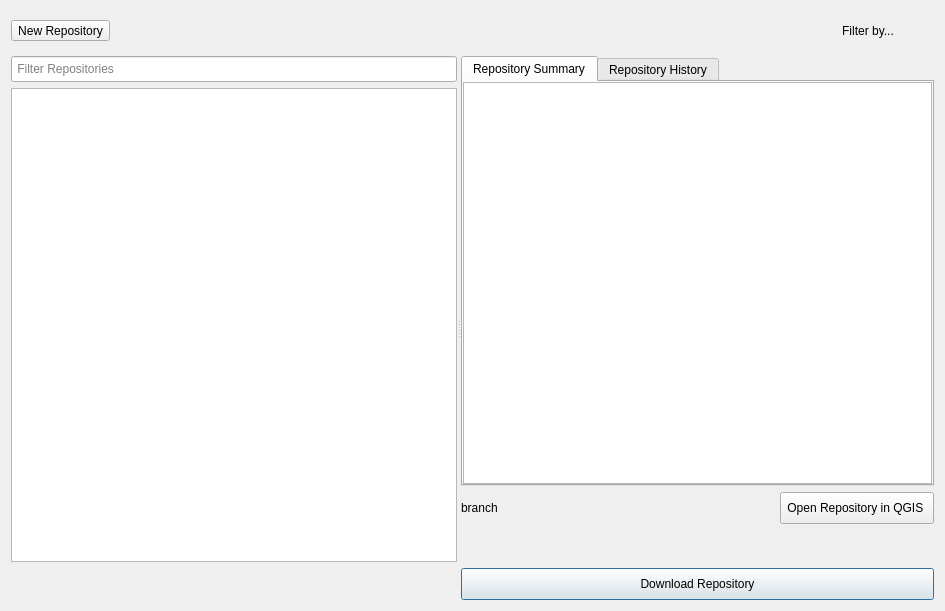
<?xml version="1.0" encoding="UTF-8"?>
<ui version="4.0">
 <class>NavigatorDialog</class>
 <widget class="QDialog" name="NavigatorDialog">
  <property name="geometry">
   <rect>
    <x>0</x>
    <y>0</y>
    <width>945</width>
    <height>611</height>
   </rect>
  </property>
  <property name="windowTitle">
   <string>GeoGig Navigator</string>
  </property>
  <layout class="QVBoxLayout" name="verticalLayout_7">
   <item>
    <layout class="QHBoxLayout" name="horizontalLayout">
     <item>
      <widget class="QToolButton" name="newVersioRepoButton">
       <property name="maximumSize">
        <size>
         <width>150</width>
         <height>16777215</height>
        </size>
       </property>
       <property name="text">
        <string>New Repository</string>
       </property>
       <property name="icon">
        <iconset resource="resources/geogigclient_resources.qrc">
         <normaloff>:/icon/new-repo.png</normaloff>:/icon/new-repo.png</iconset>
       </property>
       <property name="toolButtonStyle">
        <enum>Qt::ToolButtonTextBesideIcon</enum>
       </property>
       <property name="autoRaise">
        <bool>false</bool>
       </property>
      </widget>
     </item>
     <item>
      <spacer name="horizontalSpacer">
       <property name="orientation">
        <enum>Qt::Horizontal</enum>
       </property>
       <property name="sizeHint" stdset="0">
        <size>
         <width>40</width>
         <height>20</height>
        </size>
       </property>
      </spacer>
     </item>
     <item>
      <widget class="QWidget" name="filterWidget" native="true">
       <property name="sizePolicy">
        <sizepolicy hsizetype="Preferred" vsizetype="Fixed">
         <horstretch>0</horstretch>
         <verstretch>0</verstretch>
        </sizepolicy>
       </property>
       <property name="minimumSize">
        <size>
         <width>100</width>
         <height>0</height>
        </size>
       </property>
       <layout class="QHBoxLayout" name="horizontalLayout_3">
        <item>
         <widget class="QToolButton" name="filterButton">
          <property name="sizePolicy">
           <sizepolicy hsizetype="Preferred" vsizetype="Preferred">
            <horstretch>0</horstretch>
            <verstretch>0</verstretch>
           </sizepolicy>
          </property>
          <property name="text">
           <string>Filter by...</string>
          </property>
          <property name="icon">
           <iconset resource="resources/geogigclient_resources.qrc">
            <normaloff>:/icon/filter.png</normaloff>:/icon/filter.png</iconset>
          </property>
          <property name="toolButtonStyle">
           <enum>Qt::ToolButtonTextBesideIcon</enum>
          </property>
          <property name="autoRaise">
           <bool>true</bool>
          </property>
         </widget>
        </item>
        <item>
         <widget class="QToolButton" name="clearFilterButton">
          <property name="text">
           <string/>
          </property>
          <property name="icon">
           <iconset resource="resources/geogigclient_resources.qrc">
            <normaloff>:/icon/Close.png</normaloff>:/icon/Close.png</iconset>
          </property>
          <property name="iconSize">
           <size>
            <width>10</width>
            <height>10</height>
           </size>
          </property>
          <property name="autoRaise">
           <bool>true</bool>
          </property>
         </widget>
        </item>
       </layout>
      </widget>
     </item>
    </layout>
   </item>
   <item>
    <widget class="QSplitter" name="splitter">
     <property name="orientation">
      <enum>Qt::Horizontal</enum>
     </property>
     <widget class="QWidget" name="layoutWidget">
      <layout class="QVBoxLayout" name="verticalLayout_5">
       <item>
        <widget class="QWidget" name="leftWidget" native="true">
         <property name="sizePolicy">
          <sizepolicy hsizetype="MinimumExpanding" vsizetype="Preferred">
           <horstretch>0</horstretch>
           <verstretch>0</verstretch>
          </sizepolicy>
         </property>
         <property name="minimumSize">
          <size>
           <width>0</width>
           <height>0</height>
          </size>
         </property>
         <property name="maximumSize">
          <size>
           <width>16777215</width>
           <height>16777215</height>
          </size>
         </property>
         <layout class="QVBoxLayout" name="verticalLayout_3">
          <property name="spacing">
           <number>6</number>
          </property>
          <property name="margin">
           <number>0</number>
          </property>
          <item>
           <layout class="QHBoxLayout" name="horizontalLayout_4">
            <item>
             <widget class="QLineEdit" name="filterBox">
              <property name="sizePolicy">
               <sizepolicy hsizetype="Expanding" vsizetype="Preferred">
                <horstretch>0</horstretch>
                <verstretch>0</verstretch>
               </sizepolicy>
              </property>
              <property name="minimumSize">
               <size>
                <width>428</width>
                <height>26</height>
               </size>
              </property>
              <property name="maximumSize">
               <size>
                <width>10000</width>
                <height>1000</height>
               </size>
              </property>
              <property name="placeholderText">
               <string> Filter Repositories</string>
              </property>
             </widget>
            </item>
           </layout>
          </item>
          <item>
           <widget class="QTreeWidget" name="repoTree">
            <property name="minimumSize">
             <size>
              <width>0</width>
              <height>0</height>
             </size>
            </property>
            <property name="maximumSize">
             <size>
              <width>16777215</width>
              <height>16777215</height>
             </size>
            </property>
            <property name="contextMenuPolicy">
             <enum>Qt::CustomContextMenu</enum>
            </property>
            <property name="horizontalScrollBarPolicy">
             <enum>Qt::ScrollBarAsNeeded</enum>
            </property>
            <property name="selectionMode">
             <enum>QAbstractItemView::SingleSelection</enum>
            </property>
            <property name="selectionBehavior">
             <enum>QAbstractItemView::SelectRows</enum>
            </property>
            <property name="uniformRowHeights">
             <bool>true</bool>
            </property>
            <attribute name="headerVisible">
             <bool>false</bool>
            </attribute>
            <attribute name="headerStretchLastSection">
             <bool>false</bool>
            </attribute>
            <column>
             <property name="text">
              <string notr="true">1</string>
             </property>
            </column>
            <column>
             <property name="text">
              <string>2</string>
             </property>
            </column>
           </widget>
          </item>
         </layout>
        </widget>
       </item>
       <item>
        <widget class="QWidget" name="statusWidget" native="true">
         <property name="sizePolicy">
          <sizepolicy hsizetype="Preferred" vsizetype="Fixed">
           <horstretch>0</horstretch>
           <verstretch>0</verstretch>
          </sizepolicy>
         </property>
         <property name="minimumSize">
          <size>
           <width>0</width>
           <height>32</height>
          </size>
         </property>
         <property name="maximumSize">
          <size>
           <width>10000</width>
           <height>32</height>
          </size>
         </property>
        </widget>
       </item>
      </layout>
     </widget>
     <widget class="QWidget" name="layoutWidget">
      <layout class="QVBoxLayout" name="verticalLayout_4">
       <item>
        <widget class="QTabWidget" name="tabWidget">
         <property name="sizePolicy">
          <sizepolicy hsizetype="MinimumExpanding" vsizetype="MinimumExpanding">
           <horstretch>0</horstretch>
           <verstretch>0</verstretch>
          </sizepolicy>
         </property>
         <property name="maximumSize">
          <size>
           <width>16777215</width>
           <height>16777215</height>
          </size>
         </property>
         <property name="tabShape">
          <enum>QTabWidget::Rounded</enum>
         </property>
         <property name="currentIndex">
          <number>0</number>
         </property>
         <property name="elideMode">
          <enum>Qt::ElideMiddle</enum>
         </property>
         <widget class="QWidget" name="tab">
          <attribute name="title">
           <string>Repository Summary</string>
          </attribute>
          <layout class="QVBoxLayout" name="verticalLayout_6">
           <property name="spacing">
            <number>0</number>
           </property>
           <property name="margin">
            <number>0</number>
           </property>
           <item>
            <widget class="QTextBrowser" name="repoDescription">
             <property name="enabled">
              <bool>true</bool>
             </property>
             <property name="sizePolicy">
              <sizepolicy hsizetype="Expanding" vsizetype="Expanding">
               <horstretch>0</horstretch>
               <verstretch>0</verstretch>
              </sizepolicy>
             </property>
             <property name="minimumSize">
              <size>
               <width>450</width>
               <height>400</height>
              </size>
             </property>
             <property name="maximumSize">
              <size>
               <width>16777215</width>
               <height>16777215</height>
              </size>
             </property>
             <property name="frameShape">
              <enum>QFrame::StyledPanel</enum>
             </property>
             <property name="frameShadow">
              <enum>QFrame::Sunken</enum>
             </property>
            </widget>
           </item>
          </layout>
         </widget>
         <widget class="QWidget" name="tab_2">
          <attribute name="title">
           <string>Repository History</string>
          </attribute>
          <layout class="QVBoxLayout" name="verticalLayout_2">
           <property name="spacing">
            <number>0</number>
           </property>
           <property name="margin">
            <number>0</number>
           </property>
           <item>
            <widget class="QWidget" name="versionsContainer" native="true">
             <layout class="QVBoxLayout" name="verticalLayout">
              <property name="spacing">
               <number>0</number>
              </property>
              <property name="margin">
               <number>0</number>
              </property>
              <item>
               <widget class="QWidget" name="versionsWidget" native="true">
                <property name="sizePolicy">
                 <sizepolicy hsizetype="MinimumExpanding" vsizetype="Preferred">
                  <horstretch>0</horstretch>
                  <verstretch>0</verstretch>
                 </sizepolicy>
                </property>
                <property name="minimumSize">
                 <size>
                  <width>0</width>
                  <height>0</height>
                 </size>
                </property>
                <property name="maximumSize">
                 <size>
                  <width>16777215</width>
                  <height>16777215</height>
                 </size>
                </property>
               </widget>
              </item>
             </layout>
            </widget>
           </item>
          </layout>
         </widget>
        </widget>
       </item>
       <item>
        <widget class="QWidget" name="repoWidget" native="true">
         <property name="sizePolicy">
          <sizepolicy hsizetype="Preferred" vsizetype="Fixed">
           <horstretch>0</horstretch>
           <verstretch>0</verstretch>
          </sizepolicy>
         </property>
         <property name="minimumSize">
          <size>
           <width>0</width>
           <height>32</height>
          </size>
         </property>
         <property name="maximumSize">
          <size>
           <width>10000</width>
           <height>32</height>
          </size>
         </property>
         <layout class="QHBoxLayout" name="horizontalLayout_8">
          <property name="margin">
           <number>0</number>
          </property>
          <item>
           <widget class="QLabel" name="branchLabel">
            <property name="text">
             <string>branch</string>
            </property>
           </widget>
          </item>
          <item>
           <spacer name="horizontalSpacer_5">
            <property name="orientation">
             <enum>Qt::Horizontal</enum>
            </property>
            <property name="sizeHint" stdset="0">
             <size>
              <width>40</width>
              <height>20</height>
             </size>
            </property>
           </spacer>
          </item>
          <item>
           <widget class="QToolButton" name="openButton">
            <property name="sizePolicy">
             <sizepolicy hsizetype="Preferred" vsizetype="Preferred">
              <horstretch>0</horstretch>
              <verstretch>0</verstretch>
             </sizepolicy>
            </property>
            <property name="minimumSize">
             <size>
              <width>32</width>
              <height>0</height>
             </size>
            </property>
            <property name="maximumSize">
             <size>
              <width>16777215</width>
              <height>1000</height>
             </size>
            </property>
            <property name="text">
             <string>Open Repository in QGIS </string>
            </property>
            <property name="icon">
             <iconset resource="resources/geogigclient_resources.qrc">
              <normaloff>:/icon/open-repo.png</normaloff>:/icon/open-repo.png</iconset>
            </property>
            <property name="iconSize">
             <size>
              <width>16</width>
              <height>16</height>
             </size>
            </property>
            <property name="toolButtonStyle">
             <enum>Qt::ToolButtonTextBesideIcon</enum>
            </property>
            <property name="autoRaise">
             <bool>false</bool>
            </property>
           </widget>
          </item>
         </layout>
        </widget>
       </item>
       <item>
        <widget class="QWidget" name="placeholderWidget" native="true">
         <property name="sizePolicy">
          <sizepolicy hsizetype="Preferred" vsizetype="Fixed">
           <horstretch>0</horstretch>
           <verstretch>0</verstretch>
          </sizepolicy>
         </property>
         <property name="minimumSize">
          <size>
           <width>0</width>
           <height>32</height>
          </size>
         </property>
         <property name="maximumSize">
          <size>
           <width>16777215</width>
           <height>32</height>
          </size>
         </property>
         <layout class="QHBoxLayout" name="horizontalLayout_5" stretch="0">
          <property name="spacing">
           <number>6</number>
          </property>
          <property name="margin">
           <number>0</number>
          </property>
          <item>
           <spacer name="horizontalSpacer_4">
            <property name="orientation">
             <enum>Qt::Horizontal</enum>
            </property>
            <property name="sizeHint" stdset="0">
             <size>
              <width>40</width>
              <height>20</height>
             </size>
            </property>
           </spacer>
          </item>
         </layout>
        </widget>
       </item>
       <item>
        <layout class="QHBoxLayout" name="horizontalLayout_7">
         <item>
          <widget class="QPushButton" name="downloadButton">
           <property name="sizePolicy">
            <sizepolicy hsizetype="MinimumExpanding" vsizetype="Fixed">
             <horstretch>0</horstretch>
             <verstretch>0</verstretch>
            </sizepolicy>
           </property>
           <property name="minimumSize">
            <size>
             <width>0</width>
             <height>32</height>
            </size>
           </property>
           <property name="maximumSize">
            <size>
             <width>16777215</width>
             <height>32</height>
            </size>
           </property>
           <property name="text">
            <string>Download Repository</string>
           </property>
           <property name="icon">
            <iconset resource="resources/geogigclient_resources.qrc">
             <normaloff>:/icon/download-repo.png</normaloff>:/icon/download-repo.png</iconset>
           </property>
           <property name="flat">
            <bool>false</bool>
           </property>
          </widget>
         </item>
        </layout>
       </item>
      </layout>
     </widget>
    </widget>
   </item>
  </layout>
 </widget>
 <resources>
  <include location="resources/geogigclient_resources.qrc"/>
 </resources>
 <connections/>
</ui>
